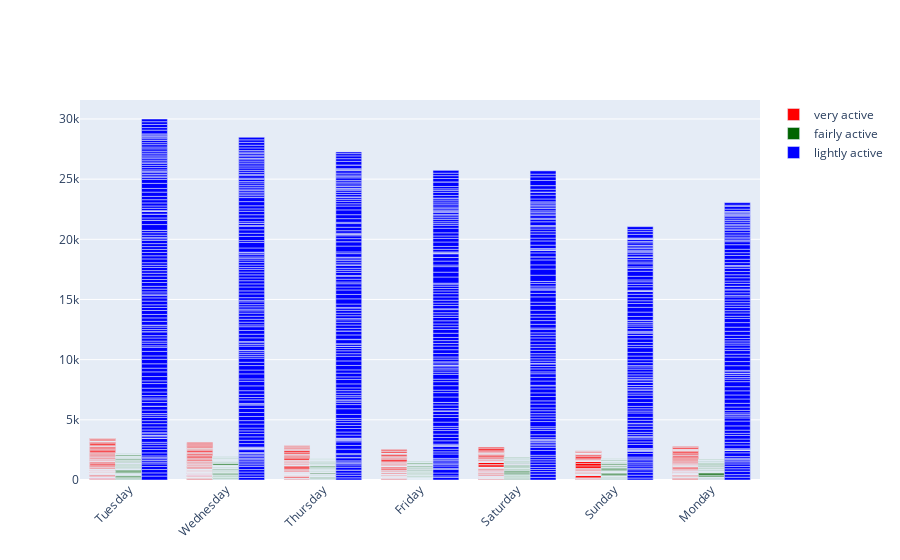

Write notebook code for a chart like this one.
### Code cell
fig = go.Figure()
fig.add_trace(go.Bar(
    x=data['Day'],
    y=data['VeryActiveMinutes'],
    name='very active',
    marker_color='red'
))
fig.add_trace(go.Bar(
    x=data['Day'],
    y=data['FairlyActiveMinutes'],
    name='fairly active',
    marker_color='darkgreen'
))
fig.add_trace(go.Bar(
    x=data['Day'],
    y=data['LightlyActiveMinutes'],
    name='lightly active',
    marker_color='blue'
))
# fig.add_trace(go.Bar(
#     x=data['Day'],
#     y=data['SedentaryMinutes'],
#     name='inactive',
#     marker_color='black'
# ))
fig.update_layout(barmode='group', xaxis_tickangle=-45)
fig.show()

### Figure 1 — Plotly figure (JSON) as saved in the notebook; plotly's stock layout.template omitted (floating-point values rounded to 4 significant figures; data arrays with more than 128 entries replaced by an {"elided": "..."} marker saying what was removed)
{"data": [{"marker": {"color": "red"}, "name": "very active", "type": "bar", "x": {"elided": "940 str values"}, "y": {"elided": "940 int values"}}, {"marker": {"color": "darkgreen"}, "name": "fairly active", "type": "bar", "x": {"elided": "940 str values"}, "y": {"elided": "940 int values"}}, {"marker": {"color": "blue"}, "name": "lightly active", "type": "bar", "x": {"elided": "940 str values"}, "y": {"elided": "940 int values"}}], "layout": {"barmode": "group", "xaxis": {"tickangle": -45}}}
